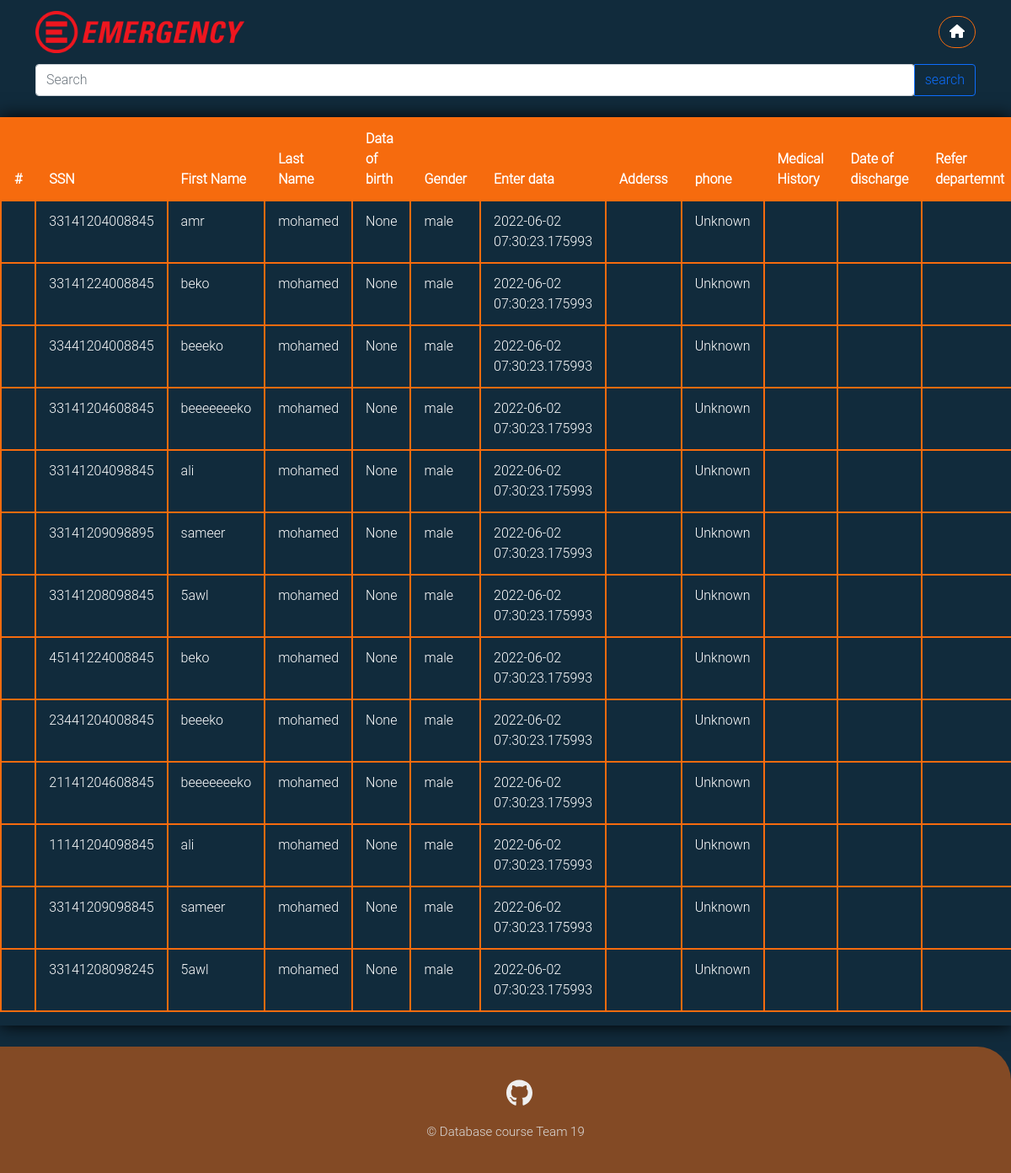
The app's page /patients_table (signed in) with its own data.
### emergencydebartment/models.py (models this page shows, shortened)
class User(db.Model, UserMixin):
    __tablename__ = 'user_table'
    id = db.Column(db.Integer, primary_key=True)
    ssn = db.Column(db.Integer, unique=True,nullable=False)
    Fname = db.Column(db.String(20),nullable=False)
    Sname = db.Column(db.String(20))
    Lname = db.Column(db.String(20),nullable=False)
    gender = db.Column(db.String(6),nullable=False)
    phone = db.Column(db.String(11), default='Unknown')
    address = db.Column(db.String(70), default='Unknown')
    birth_date = db.Column(db.DateTime)
    user_role = db.Column(db.String(15), nullable=False, default='Patient')
    password = db.Column(db.String(61),nullable=False)

class Patient(User):
    id = db.Column(db.Integer, db.ForeignKey('user_table.id'),primary_key=True)
    date =  db.Column(db.DateTime, default = datetime.utcnow)
    report = db.relationship('Report',  backref='patient', lazy=True, foreign_keys = 'Report.patient_id')
    email = db.Column(db.String(20),unique=True)

class User(db.Model, UserMixin):
    __tablename__ = 'user_table'
    id = db.Column(db.Integer, primary_key=True)
    ssn = db.Column(db.Integer, unique=True,nullable=False)
    Fname = db.Column(db.String(20),nullable=False)
    Sname = db.Column(db.String(20))
    Lname = db.Column(db.String(20),nullable=False)
    gender = db.Column(db.String(6),nullable=False)
    phone = db.Column(db.String(11), default='Unknown')
    address = db.Column(db.String(70), default='Unknown')
    birth_date = db.Column(db.DateTime)
    user_role = db.Column(db.String(15), nullable=False, default='Patient')
    password = db.Column(db.String(61),nullable=False)

### emergencydebartment/routes.py (the view)
@app.route("/patients_table")
@login_required(role = 'Admin')
def ptable():
    table = Patient.query.all()
    if request.method == 'POST':
        print('pri')
    return render_template('patients_table.html', table = table)

### emergencydebartment/models.py (called while the page is built)
@login_manager.user_loader
def load_user(user_id):
    return User.query.get(int(user_id))

### emergencydebartment/routes.py (called while the page is built)
def login_required(role="ANY"):
    def wrapper(fn):
        @wraps(fn)
        def decorated_view(*args, **kwargs):
            if not current_user.is_authenticated:
              return login_manager.unauthorized()
            if current_user.user_role != 'Admin':
                if ((current_user.user_role != role) and (role != "ANY")):
                    return login_manager.unauthorized()
            return fn(*args, **kwargs)
        return decorated_view
    return wrapper

### emergencydebartment/templates/patients_table.html (shortened to what this page needs)
<!DOCTYPE html>
<html lang="en">
<head>
    <link rel="stylesheet" href="../static/styles/all.min.css">
    <link rel="stylesheet" href="../static/styles/bootstrap.min.css">
    <link rel="stylesheet" href="../static/styles/login.css">
    <link rel="stylesheet" href="../static/styles/table.css">
</head>
    <body>
        <nav class="navbar navbar-expand-lg sticky-top">
            <div class="container">
                <a class="navbar-brand" href="{{ url_for('home') }}">
                    <img src="../static/images/Emergency_(NGO)_logo.svg.png" alt="Emergency" height="50 px">
                </a>
                    <a href="{{ url_for('home') }}" class="log-out btn btn-primary rounded-pill main-btn ms-1"><i class="fa-solid fa-house"></i></a>
                </div>
        </nav>
        <div >
            <form method="POST" class="container search-field">
                <div class="input-group">
                    <input type="search" class="form-control rounded" placeholder="Search" aria-label="Search" aria-describedby="search-addon" />
                    <button type="button" class="btn btn-outline-primary">search</button>
                  </div>
            </form>
        </div>
        <div class="content">
                <div class="content-table ">
                    <div class="scrollme">
                        <table class="table table-bordered table-responsive">
                            <thead>
                                <tr >
                                    <th scope="col" >#</th>
                                    <th scope="col">SSN</th>
                                    <th scope="col">First Name</th>
                                    <th scope="col" >Last Name</th>
                                    <th scope="col" >Data of birth</th>
                                    <th scope="col" >Gender</th>
                                    <th scope="col" >Enter data</th>
                                    <th scope="col" >Adderss</th>
                                    <th scope="col" >phone</th>
                                    <th scope="col" >Medical History</th>
                                    <th scope="col" >Date of discharge</th>
                                    <th scope="col" >Refer departemnt</th>
                                </tr>
                            </thead>
                            <tbody>
                            {% for patient in table %}
                                <tr>
                                    <th scope="row"></th>
                                    <td>{{patient.ssn}}</td>
                                    <td>{{patient.Fname}}</td>
                                    <td>{{patient.Lname}}</td>
                                    <td>{{patient.birth_date}}</td>
                                    <td>{{patient.gender}}</td>
                                    <td>{{patient.date}}</td>
                                    <td>{{patient.adderss}}</td>
                                    <td>{{patient.phone}}</td>
                                    <td>{{patient.report.statement}}</td>
                                    <td>{{patient.report.date}}</td>
                                    <td>
                                    </td>
                                </tr>
                                {% endfor %}
                            </tbody>
                        </table>
                    </div>
                </div>
                    </div>
        <section class="foot">
            <footer>
                <ul class="social_icon">
                    <li><a href="#"><i class="fa-brands fa-github"></i></a></li>
                </ul>
                <p style="font-size: 15px; color: var(--gray-color)">&copy; Database course Team 19</p>
            </footer>
        </section>
    </body>
</html>

### emergencydebartment/static/styles/login.css (style rules this page uses)
:root { --blue-color: #112B3C; --orange-color:#F66B0E; --blue-off-color:#205375; --white-off-color:#EFEFEF; --gray-color:#DDDDDD; }
html, body { height: 100%; font-family: 'Roboto Light',sans-serif; background-color: var(--blue-color); }
.navbar { background-color: var(--blue-color); }
.navbar .log-out { background: none; border: solid 1px var(--orange-color); transition: 0.5s; margin-left: 10px; }
footer { position: relative; width: 100%; background-color:rgba(246, 107, 14,50%) ; height: 150px; padding: 30px 50px; display: flex; justify-content: center; align-items: center; flex-direction: column; border-top-right-radius: 40px; }
footer .social_icon, footer .mn { position:relative; display:flex; justify-content:center; align-items:center; margin:10px 0; flex-wrap: wrap; }
footer .social_icon li, footer .mn li { list-style: none; }
footer .social_icon li a { font-size: 2em; color: var(--white-off-color); margin: 0 10px; display: inline-block; transition: 0.5s; }

### emergencydebartment/static/styles/table.css (style rules this page uses)
.content { min-height: 70vh; display: flex; align-items: center; justify-content: center; }
.content-table { border-collapse: collapse; margin: 25px 0; min-width: 400px; max-width: 1400px; min-height: 200px; box-shadow: 0 0 20px rgb(0, 0, 0.15); overflow-x: auto; }
.content-table thead tr { background-color: #f66b0e; color: white; text-align: left; font-weight: bold; border: 2px solid #f66b0e; }
.content-table th, .content-table td { padding: 12px 15px; color: white; border: 2px solid #f66b0e; }

### records on screen
Patient: ssn "33141204008845", Fname "amr", Lname "mohamed", birth_date "None", gender "male", date "2022-06-02 07:30:23.175993", phone "Unknown"
Patient: ssn "33141224008845", Fname "beko", Lname "mohamed", birth_date "None", gender "male", date "2022-06-02 07:30:23.175993", phone "Unknown"
Patient: ssn "33441204008845", Fname "beeeko", Lname "mohamed", birth_date "None", gender "male", date "2022-06-02 07:30:23.175993", phone "Unknown"
Patient: ssn "33141204608845", Fname "beeeeeeeko", Lname "mohamed", birth_date "None", gender "male", date "2022-06-02 07:30:23.175993", phone "Unknown"
Patient: ssn "33141204098845", Fname "ali", Lname "mohamed", birth_date "None", gender "male", date "2022-06-02 07:30:23.175993", phone "Unknown"
Patient: ssn "33141209098895", Fname "sameer", Lname "mohamed", birth_date "None", gender "male", date "2022-06-02 07:30:23.175993", phone "Unknown"
Patient: ssn "33141208098845", Fname "5awl", Lname "mohamed", birth_date "None", gender "male", date "2022-06-02 07:30:23.175993", phone "Unknown"
Patient: ssn "45141224008845", Fname "beko", Lname "mohamed", birth_date "None", gender "male", date "2022-06-02 07:30:23.175993", phone "Unknown"
Patient: ssn "23441204008845", Fname "beeeko", Lname "mohamed", birth_date "None", gender "male", date "2022-06-02 07:30:23.175993", phone "Unknown"
Patient: ssn "21141204608845", Fname "beeeeeeeko", Lname "mohamed", birth_date "None", gender "male", date "2022-06-02 07:30:23.175993", phone "Unknown"
Patient: ssn "11141204098845", Fname "ali", Lname "mohamed", birth_date "None", gender "male", date "2022-06-02 07:30:23.175993", phone "Unknown"
Patient: ssn "33141209098845", Fname "sameer", Lname "mohamed", birth_date "None", gender "male", date "2022-06-02 07:30:23.175993", phone "Unknown"
Patient: ssn "33141208098245", Fname "5awl", Lname "mohamed", birth_date "None", gender "male", date "2022-06-02 07:30:23.175993", phone "Unknown"
